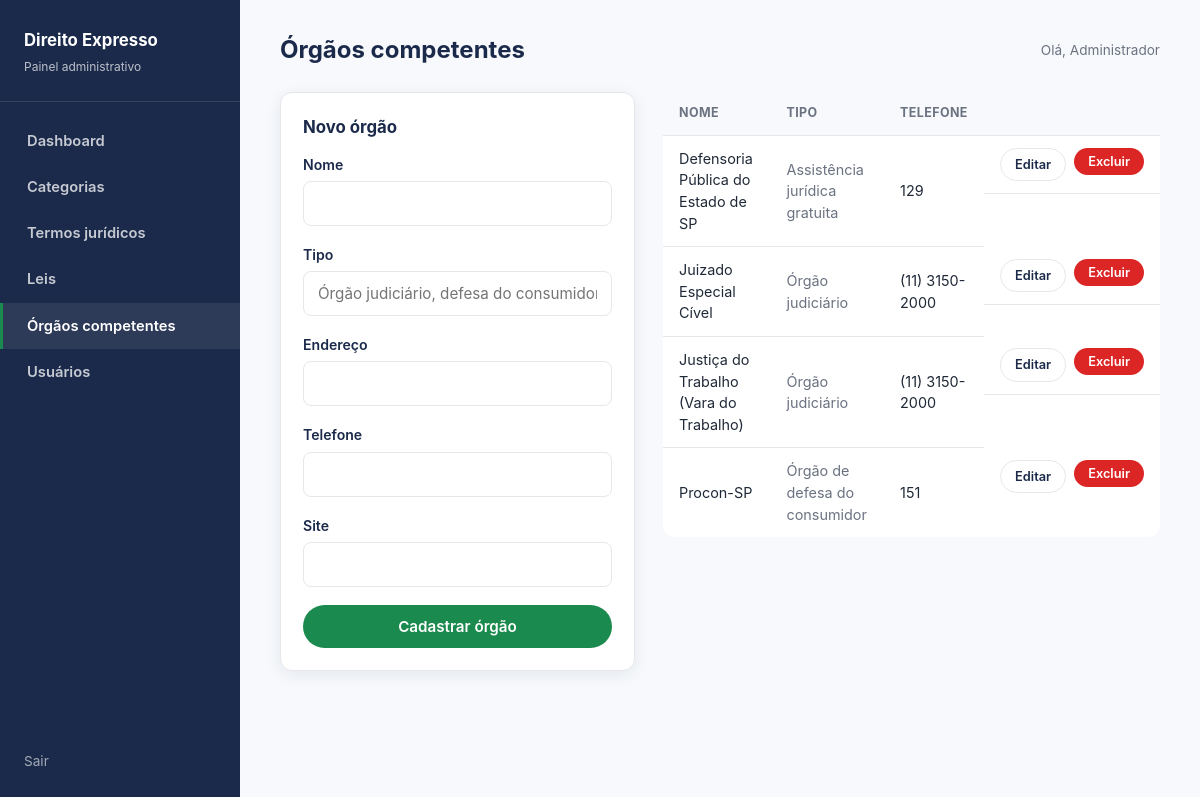
Page /admin.php?page=orgaos (signed in) on the committed database.
### tables this page shows
CREATE TABLE OrgaoCompetente (
  idOrgao     INT UNSIGNED AUTO_INCREMENT PRIMARY KEY,
  nome        VARCHAR(150) NOT NULL,
  tipoOrgao   VARCHAR(80)  NULL,
  endereco    VARCHAR(255) NULL,
  telefone    VARCHAR(30)  NULL,
  site        VARCHAR(255) NULL
);

### app/Core/helpers.php (called while the page is built, shortened)
<?php
function renderView(string $view, array $dados = []): void
{
    extract($dados);
    $caminho = dirname(__DIR__) . '/Views/' . $view . '.php';
    require $caminho;
}
function e(?string $valor): string
{
    return htmlspecialchars($valor ?? '', ENT_QUOTES, 'UTF-8');
}

### app/Controllers/AdminController.php (called while the page is built, shortened)
<?php
class AdminController
{
    public static function orgaos(): void
    {
        $acao = $_GET['acao'] ?? 'listar';
        renderView('admin/orgaos', [
            'usuarioLogado' => $_SESSION['admin_nome'] ?? '',
            'orgaos' => OrgaoCompetente::all(),
            'orgaoEmEdicao' => $acao === 'editar' && isset($_GET['id']) ? OrgaoCompetente::find((int) $_GET['id']) : null,
            'mensagem' => consumirMensagem(),
        ]);
    }
}

### app/Models/OrgaoCompetente.php (called while the page is built, shortened)
<?php
class OrgaoCompetente
{
    public static function all(): array
    {
        return Database::getConnection()
            ->query('SELECT * FROM OrgaoCompetente ORDER BY nome')
            ->fetchAll();
    }
}

### app/Views/admin/orgaos.php (the view, shortened to what this page needs)
<?php
require __DIR__ . '/partials/layout-topo.php';
?>
<div class="admin-grade-form">
  <div class="card">
    <h2><?= $orgaoEmEdicao ? 'Editar órgão' : 'Novo órgão' ?></h2>
    <form action="admin.php?page=orgaos&amp;acao=<?= $orgaoEmEdicao ? 'editar' : 'criar' ?>" method="post">
      <div class="campo">
        <label for="nome">Nome</label>
        <input type="text" id="nome" name="nome" value="<?= e($orgaoEmEdicao['nome'] ?? '') ?>" required>
      </div>
      <div class="campo">
        <label for="tipoOrgao">Tipo</label>
        <input type="text" id="tipoOrgao" name="tipoOrgao" placeholder="Órgão judiciário, defesa do consumidor..." value="<?= e($orgaoEmEdicao['tipoOrgao'] ?? '') ?>">
      </div>
      <div class="campo">
        <label for="endereco">Endereço</label>
        <input type="text" id="endereco" name="endereco" value="<?= e($orgaoEmEdicao['endereco'] ?? '') ?>">
      </div>
      <div class="campo">
        <label for="telefone">Telefone</label>
        <input type="text" id="telefone" name="telefone" value="<?= e($orgaoEmEdicao['telefone'] ?? '') ?>">
      </div>
      <div class="campo">
        <label for="site">Site</label>
        <input type="text" id="site" name="site" value="<?= e($orgaoEmEdicao['site'] ?? '') ?>">
      </div>
      <button type="submit" class="btn btn-primario btn-bloco"><?= $orgaoEmEdicao ? 'Salvar alterações' : 'Cadastrar órgão' ?></button>
    </form>
  </div>
  <div class="tabela-wrapper">
    <table class="admin-tabela">
      <thead>
        <tr><th>Nome</th><th>Tipo</th><th>Telefone</th><th></th></tr>
      </thead>
      <tbody>
        <?php foreach ($orgaos as $orgao): ?>
          <tr>
            <td><?= e($orgao['nome']) ?></td>
            <td class="texto-suave"><?= e($orgao['tipoOrgao'] ?? '') ?></td>
            <td><?= e($orgao['telefone'] ?? '') ?></td>
            <td class="tabela-acoes">
              <a class="btn btn-secundario" href="admin.php?page=orgaos&amp;acao=editar&amp;id=<?= (int) $orgao['idOrgao'] ?>">Editar</a>
              <form class="form-excluir" action="admin.php?page=orgaos&amp;acao=excluir" method="post">
                <button type="submit" class="btn btn-perigo">Excluir</button>
              </form>
            </td>
          </tr>
        <?php endforeach; ?>
      </tbody>
    </table>
  </div>
</div>
<?php require __DIR__ . '/partials/layout-rodape.php'; ?>

### public/assets/css/base.css (style rules this page uses)
:root { --cor-primaria: #1b8a4e; --cor-primaria-escura: #146b3c; --cor-primaria-clara: #e6f6ec; --cor-secundaria: #1b2a4a; --cor-secundaria-escura: #12203a; --cor-texto: #1f2937; --cor-texto-suave: #6b7280; --cor-fundo: #f7f9fc; --cor-borda: #e5e7eb; --cor-branco: #ffffff; --cor-azul: #2f6fed; --cor-azul-clara: #e8f0fe; --cor-laranja: #f5a524; --cor-laranja-clara: #fdf1dd; --cor-roxo: #7c4dff; --cor-roxo-claro: #efe9ff; --cor-vermelho: #dc2626; --cor-vermelho-clara: #fde8e8; --raio: 12px; --raio-pequeno: 8px; --sombra: 0 4px 16px rgba(20, 32, 58, 0.08); --fonte: -apple-system, "Segoe UI", Roboto, Arial, sans-serif; }
* { box-sizing: border-box; }
html, body { margin: 0; padding: 0; }
body { font-family: var(--fonte); color: var(--cor-texto); background: var(--cor-fundo); line-height: 1.5; }
a { color: inherit; text-decoration: none; }
button { font-family: inherit; cursor: pointer; }
.btn { display: inline-flex; align-items: center; justify-content: center; gap: 8px; padding: 12px 24px; border-radius: 999px; border: none; font-weight: 600; font-size: 0.95rem; transition: transform 0.1s ease, box-shadow 0.1s ease, background 0.15s ease; }
.btn-primario { background: var(--cor-primaria); color: var(--cor-branco); }
.btn-secundario { background: var(--cor-branco); color: var(--cor-secundaria); border: 1px solid var(--cor-borda); }
.btn-perigo { background: var(--cor-vermelho); color: var(--cor-branco); }
.btn-bloco { width: 100%; }
.card { background: var(--cor-branco); border: 1px solid var(--cor-borda); border-radius: var(--raio); box-shadow: var(--sombra); }
label { display: block; font-weight: 600; font-size: 0.88rem; margin-bottom: 6px; color: var(--cor-secundaria); }
.campo { margin-bottom: 18px; }
input[type="text"], input[type="email"], input[type="password"], input[type="tel"], input[type="date"], input[type="search"], select, textarea { width: 100%; padding: 12px 14px; border-radius: var(--raio-pequeno); border: 1px solid var(--cor-borda); font-size: 0.95rem; font-family: inherit; background: var(--cor-branco); color: var(--cor-texto); }
.texto-suave { color: var(--cor-texto-suave); }

### public/assets/css/admin.css (style rules this page uses)
.tabela-wrapper { overflow-x: auto; }
table.admin-tabela { width: 100%; border-collapse: collapse; background: var(--cor-branco); border-radius: var(--raio); overflow: hidden; }
table.admin-tabela th, table.admin-tabela td { padding: 12px 16px; text-align: left; border-bottom: 1px solid var(--cor-borda); font-size: 0.9rem; }
table.admin-tabela th { background: var(--cor-fundo); color: var(--cor-texto-suave); font-size: 0.78rem; text-transform: uppercase; letter-spacing: 0.4px; }
table.admin-tabela tr:last-child td { border-bottom: none; }
.tabela-acoes { display: flex; gap: 8px; }
.tabela-acoes .btn { padding: 6px 14px; font-size: 0.8rem; }
.admin-grade-form { display: grid; grid-template-columns: 1fr 1.4fr; gap: 28px; align-items: start; }
.admin-grade-form .card { padding: 22px; }
.admin-grade-form h2 { margin-top: 0; font-size: 1.05rem; color: var(--cor-secundaria); }

### rows in the picture
orgaocompetente: nome "Defensoria Pública do Estado de SP", tipoOrgao "Assistência jurídica gratuita", telefone "129"
orgaocompetente: nome "Juizado Especial Cível", tipoOrgao "Órgão judiciário", telefone "(11) 3150-2000"
orgaocompetente: nome "Justiça do Trabalho (Vara do Trabalho)", tipoOrgao "Órgão judiciário", telefone "(11) 3150-2000"
orgaocompetente: nome "Procon-SP", tipoOrgao "Órgão de defesa do consumidor", telefone "151"

### other values in the picture
$rotulo "Dashboard"
$rotulo "Categorias"
$rotulo "Termos jurídicos"
$rotulo "Leis"
$rotulo "Órgãos competentes"
$rotulo "Usuários"
$tituloPagina "Órgãos competentes"
$usuarioLogado "Administrador"
